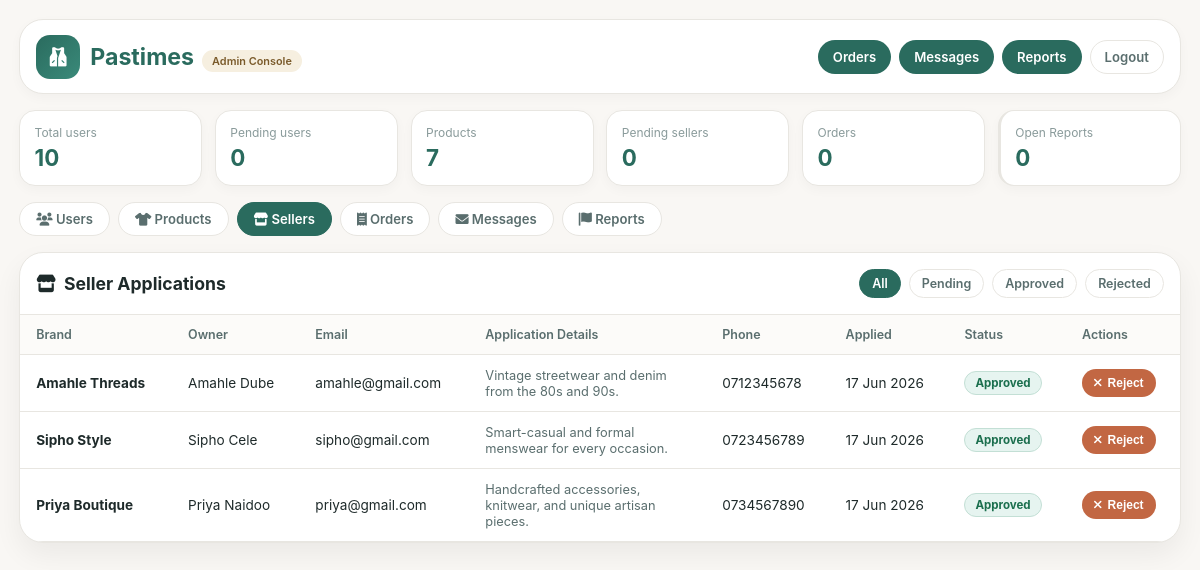
Page /pages/admin.php?tab=sellers (signed in) on the committed database.
### tables this page shows
CREATE TABLE `tblseller` (
  `seller_id` int(11) NOT NULL,
  `user_id` int(11) DEFAULT NULL,
  `brand_name` varchar(100) DEFAULT NULL,
  `description` text,
  `phone` varchar(30) DEFAULT NULL,
  `approval_status` varchar(20) DEFAULT 'pending',
  `approved_date` datetime DEFAULT NULL,
  `created_date` timestamp NULL DEFAULT current_timestamp()
);

CREATE TABLE `tbluser` (
  `user_id` int(11) NOT NULL,
  `name` varchar(100) DEFAULT NULL,
  `email` varchar(100) DEFAULT NULL,
  `username` varchar(50) DEFAULT NULL,
  `password` varchar(255) DEFAULT NULL,
  `status` varchar(20) DEFAULT NULL,
  `role` varchar(20) DEFAULT 'user',
  `created_at` timestamp NULL DEFAULT current_timestamp()
);

### pages/admin.php (the view, shortened to what this page needs)
<?php
require_once __DIR__ . "/../config/DBConn.php";
$activeTab = $_GET["tab"] ?? "users";
mysqli_query($conn, "CREATE TABLE IF NOT EXISTS tblreport (
    report_id   INT AUTO_INCREMENT PRIMARY KEY,
    user_id     INT NOT NULL,
    user_name   VARCHAR(100) NOT NULL,
    order_id    INT DEFAULT NULL,
    category    VARCHAR(50) NOT NULL DEFAULT 'general',
    subject     VARCHAR(200) NOT NULL,
    description TEXT NOT NULL,
    status      VARCHAR(20) DEFAULT 'open',
    admin_reply TEXT DEFAULT NULL,
    replied_at  TIMESTAMP NULL DEFAULT NULL,
    created_at  TIMESTAMP DEFAULT CURRENT_TIMESTAMP
) ENGINE=InnoDB DEFAULT CHARSET=utf8mb4");
$statsQ = mysqli_query($conn, "SELECT COUNT(*) AS total, SUM(status='active') AS active, SUM(status<>'active' OR status IS NULL) AS pending FROM tblUser");
$stats  = mysqli_fetch_assoc($statsQ) ?: ["total"=>0,"active"=>0,"pending"=>0];
$products = [];
$pResult = mysqli_query($conn,
    "SELECT p.product_id, p.name, p.brand, p.description, p.price, p.stock, p.image,
            COALESCE(s.brand_name,'Admin') AS seller_name
     FROM tblclothes p
     LEFT JOIN tblseller s ON p.seller_id = s.seller_id
     ORDER BY p.created_at DESC"
);
if ($pResult) while ($r = mysqli_fetch_assoc($pResult)) $products[] = $r;
$sellerFilter = $_GET["sf"] ?? "all";
$swhere = $sellerFilter !== "all" ? " WHERE s.approval_status='" . mysqli_real_escape_string($conn,$sellerFilter) . "'" : "";
$sellers = [];
$sResult = mysqli_query($conn,
    "SELECT s.seller_id, s.brand_name, s.description, s.phone, s.approval_status, s.created_date,
            u.name AS user_name, u.email AS user_email
     FROM tblseller s
     JOIN tblUser u ON s.user_id=u.user_id
     {$swhere}
     ORDER BY s.created_date DESC"
);
if ($sResult) while ($r = mysqli_fetch_assoc($sResult)) $sellers[] = $r;
$totalProducts = count($products);
$pendingSellers = count(array_filter($sellers, fn($s) => $s["approval_status"] === "pending"));
$totalOrdersQ = mysqli_query($conn, "SELECT COUNT(*) AS c FROM tblorder");
$totalOrders = $totalOrdersQ ? (int)(mysqli_fetch_assoc($totalOrdersQ)["c"] ?? 0) : 0;
$openReportsQ = mysqli_query($conn, "SELECT COUNT(*) AS c FROM tblreport WHERE status='open'");
$openReports  = $openReportsQ ? (int)(mysqli_fetch_assoc($openReportsQ)["c"] ?? 0) : 0;
?>
<!DOCTYPE html>
<html lang="en">
<head>
  <link rel="stylesheet" href="https://cdnjs.cloudflare.com/ajax/libs/font-awesome/6.0.0-beta3/css/all.min.css">
</head>
<body>
<div class="page">
  <header class="top-bar">
    <a href="admin.php" class="logo-area">
      <div class="logo-icon"><i class="fas fa-vest"></i></div>
      <div><span class="logo-text">Pastimes</span><span class="badge">Admin Console</span></div>
    </a>
    <nav class="nav">
      <a href="admin_orders.php">Orders</a>
      <a href="admin_messages.php">Messages</a>
      <a href="admin_reports.php">Reports <?php if ($openReports > 0): ?><span style="background:#c26743;border-radius:99px;padding:1px 7px;font-size:.68rem;margin-left:4px"><?php echo $openReports; ?></span><?php endif; ?></a>
      <a class="secondary" href="logout.php">Logout</a>
    </nav>
  </header>
  <section class="stats">
    <article class="stat"><div class="stat-label">Total users</div><div class="stat-value"><?php echo (int)$stats["total"]; ?></div></article>
    <article class="stat"><div class="stat-label">Pending users</div><div class="stat-value"><?php echo (int)$stats["pending"]; ?></div></article>
    <article class="stat"><div class="stat-label">Products</div><div class="stat-value"><?php echo $totalProducts; ?></div></article>
    <article class="stat"><div class="stat-label">Pending sellers</div><div class="stat-value"><?php echo $pendingSellers; ?></div></article>
    <article class="stat"><div class="stat-label">Orders</div><div class="stat-value"><?php echo $totalOrders; ?></div></article>
    <article class="stat" style="border-left:3px solid <?php echo $openReports > 0 ? '#c26743' : '#e8e6e1'; ?>">
      <div class="stat-label">Open Reports</div>
      <div class="stat-value" style="color:<?php echo $openReports > 0 ? '#c26743' : 'var(--green)'; ?>"><?php echo $openReports; ?></div>
    </article>
  </section>
  <nav class="tab-bar">
    <a class="tab-link <?php echo $activeTab==='users'?'active':''; ?>" href="admin.php?tab=users"><i class="fas fa-users"></i> Users</a>
    <a class="tab-link <?php echo $activeTab==='products'?'active':''; ?>" href="admin.php?tab=products"><i class="fas fa-tshirt"></i> Products</a>
    <a class="tab-link <?php echo $activeTab==='sellers'?'active':''; ?>" href="admin.php?tab=sellers"><i class="fas fa-store"></i> Sellers</a>
    <a class="tab-link" href="admin_orders.php"><i class="fas fa-receipt"></i> Orders</a>
    <a class="tab-link" href="admin_messages.php"><i class="fas fa-envelope"></i> Messages</a>
    <a class="tab-link" href="admin_reports.php" style="<?php echo $openReports > 0 ? 'border-color:#c26743;color:#c26743' : ''; ?>">
      <i class="fas fa-flag"></i> Reports<?php if ($openReports > 0): ?> <span style="background:#c26743;color:#fff;border-radius:99px;padding:1px 7px;font-size:.7rem"><?php echo $openReports; ?></span><?php endif; ?>
    </a>
  </nav>
  <?php if ($activeTab === "sellers"): ?>
  <section class="card">
    <div class="card-head">
      <h2><i class="fas fa-store"></i> Seller Applications</h2>
      <div class="filters">
        <a class="<?php echo $sellerFilter==='all'?'active':''; ?>" href="admin.php?tab=sellers&sf=all">All</a>
        <a class="<?php echo $sellerFilter==='pending'?'active':''; ?>" href="admin.php?tab=sellers&sf=pending">Pending</a>
        <a class="<?php echo $sellerFilter==='approved'?'active':''; ?>" href="admin.php?tab=sellers&sf=approved">Approved</a>
        <a class="<?php echo $sellerFilter==='rejected'?'active':''; ?>" href="admin.php?tab=sellers&sf=rejected">Rejected</a>
      </div>
    </div>
    <?php if (!$sellers): ?>
      <div class="empty"><i class="fas fa-store"></i>No seller applications found.</div>
    <?php else: ?>
    <table>
      <thead><tr><th>Brand</th><th>Owner</th><th>Email</th><th>Application Details</th><th>Phone</th><th>Applied</th><th>Status</th><th>Actions</th></tr></thead>
      <tbody>
        <?php foreach ($sellers as $s): ?>
        <tr>
          <td><strong><?php echo htmlspecialchars($s["brand_name"]); ?></strong></td>
          <td><?php echo htmlspecialchars($s["user_name"]); ?></td>
          <td><?php echo htmlspecialchars($s["user_email"]); ?></td>
          <td style="max-width:220px">
            <?php
              $desc = $s["description"] ?? "";
              $short = mb_strlen($desc) > 90 ? mb_substr($desc, 0, 90) . "…" : $desc;
            ?>
            <span title="<?php echo htmlspecialchars($desc, ENT_QUOTES); ?>"
                  style="font-size:.8rem;color:var(--sec)"><?php echo htmlspecialchars($short); ?></span>
          </td>
          <td><?php echo htmlspecialchars($s["phone"] ?? "—"); ?></td>
          <td><?php echo date("d M Y", strtotime($s["created_date"])); ?></td>
          <td>
            <span class="status <?php echo htmlspecialchars($s["approval_status"]); ?>">
              <?php echo ucfirst(htmlspecialchars($s["approval_status"])); ?>
            </span>
          </td>
          <td style="white-space:nowrap">
            <?php if ($s["approval_status"] !== "rejected"): ?>
              <form method="POST" style="display:inline">
                <button type="submit" class="btn btn-rust" onclick="return confirm('Reject this seller?')"><i class="fas fa-times"></i> Reject</button>
              </form>
            <?php endif; ?>
          </td>
        </tr>
        <?php endforeach; ?>
      </tbody>
    </table>
    <?php endif; ?>
  </section>
  <?php endif; ?>
</div>
</body>
</html>

### pages/admin.php (style rules this page uses)
* { margin:0;padding:0;box-sizing:border-box }
:root { --bg:#f9f7f4;--white:#fff;--text:#1e2a2a;--sec:#5a6e6e;--muted:#8a9b9b; --green:#2a6b5e;--dark:#1e5247;--rust:#c26743;--gold:#d4a259; --border:#e8e6e1;--sm:0 4px 12px rgba(0,0,0,.03);--md:0 12px 28px rgba(0,0,0,.06); --lg:24px;--md-r:16px;--sm-r:12px }
body { font-family:-apple-system,BlinkMacSystemFont,'Segoe UI',Roboto,sans-serif;background:var(--bg);color:var(--text);min-height:100vh;padding:1.2rem }
.page { max-width:1200px;margin:0 auto }
.top-bar { display:flex;align-items:center;justify-content:space-between;flex-wrap:wrap;gap:1rem;background:var(--white);border:1px solid var(--border);border-radius:var(--lg);padding:.9rem 1rem;box-shadow:var(--sm);margin-bottom:1rem }
.logo-area { display:flex;align-items:center;gap:10px;text-decoration:none }
.logo-icon { width:44px;height:44px;background:linear-gradient(135deg,var(--green),#3a8a7a);border-radius:14px;display:flex;align-items:center;justify-content:center;color:#fff;font-size:1.2rem }
.logo-text { font-size:1.45rem;font-weight:700;color:var(--green) }
.badge { background:#f6efe0;color:#7a5a2a;font-size:.68rem;font-weight:600;padding:4px 10px;border-radius:30px;margin-left:8px }
.nav { display:flex;gap:8px;flex-wrap:wrap }
.nav a { text-decoration:none;background:var(--green);color:#fff;border-radius:40px;padding:8px 14px;font-size:.82rem;font-weight:600;transition:.2s;border:1px solid transparent }
.nav a.secondary { background:transparent;color:var(--sec);border-color:var(--border) }
.stats { display:grid;grid-template-columns:repeat(auto-fit,minmax(140px,1fr));gap:.8rem;margin-bottom:1rem }
.stat { background:var(--white);border:1px solid var(--border);border-radius:var(--md-r);padding:.9rem;box-shadow:var(--sm) }
.stat-label { font-size:.75rem;color:var(--muted);margin-bottom:.2rem }
.stat-value { font-size:1.4rem;font-weight:700;color:var(--green) }
.tab-bar { display:flex;gap:8px;margin-bottom:1rem;flex-wrap:wrap }
.tab-link { text-decoration:none;padding:8px 16px;border-radius:40px;border:1px solid var(--border);color:var(--sec);font-size:.82rem;font-weight:600;background:#fff;transition:.2s }
.tab-link.active { background:var(--green);color:#fff;border-color:var(--green) }
.card { background:var(--white);border:1px solid var(--border);border-radius:var(--lg);box-shadow:var(--md);overflow:hidden }
.card-head { padding:1rem;border-bottom:1px solid var(--border);display:flex;align-items:center;justify-content:space-between;gap:.8rem;flex-wrap:wrap }
.card-head h2 { font-size:1.1rem;font-weight:700;display:flex;align-items:center;gap:8px }
.filters { display:flex;gap:8px;flex-wrap:wrap }
.filters a { text-decoration:none;font-size:.78rem;padding:6px 12px;border-radius:30px;border:1px solid var(--border);color:var(--sec);background:#fff;font-weight:600 }
.filters a.active { background:var(--green);border-color:var(--green);color:#fff }
table { width:100%;border-collapse:collapse }
th,td { text-align:left;padding:.75rem 1rem;border-bottom:1px solid var(--border);font-size:.85rem;vertical-align:middle }
th { color:var(--sec);font-weight:600;background:#fcfbf9;font-size:.78rem }
.status { display:inline-flex;align-items:center;gap:6px;border-radius:999px;padding:4px 10px;font-size:.72rem;font-weight:700;background:#fff2e7;color:#a4532f;border:1px solid #f0d3bf }
.status.approved { background:#e6f4f0;color:#1b6f4e;border-color:#c3dfd5 }
.btn { display:inline-flex;align-items:center;gap:6px;border:none;border-radius:30px;padding:7px 12px;font-size:.75rem;font-weight:700;cursor:pointer;transition:.2s }
.btn-rust { background:var(--rust);color:#fff }

### rows in the picture
tblseller: brand_name "Amahle Threads", user.name "Amahle Dube", user.email "amahle@gmail.com", description "Vintage streetwear and denim from the 80s and 90s.", phone "0712345678", created_date "17 Jun 2026", approval_status "Approved"
tblseller: brand_name "Sipho Style", user.name "Sipho Cele", user.email "sipho@gmail.com", description "Smart-casual and formal menswear for every occasion.", phone "0723456789", created_date "17 Jun 2026", approval_status "Approved"
tblseller: brand_name "Priya Boutique", user.name "Priya Naidoo", user.email "priya@gmail.com", description "Handcrafted accessories, knitwear, and unique artisan pieces.", phone "0734567890", created_date "17 Jun 2026", approval_status "Approved"

### other values in the picture
$stats["total"] "10"
$stats["pending"] "0"
$totalProducts "7"
$pendingSellers "0"
$totalOrders "0"
$openReports "0"
